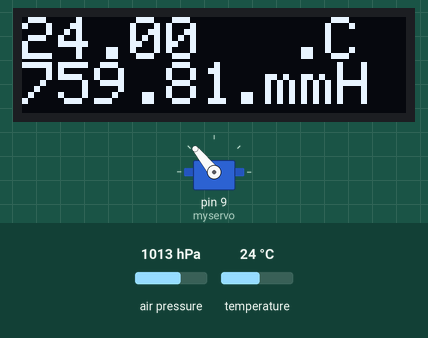
This sketch was run on a simulated Arduino Uno, built with avr-gcc and run on an emulated ATmega328P. Parts: servo, 128×32 one-colour display. Inputs (shaded band) come from the test bench; at power-on: air pressure 1013 hPa, temperature 24 °C. The display library's start-up logo is not drawn; what the sketch prints to the serial monitor is not drawn.

Above: at 1.2 s.
1.3 s: air pressure set to 1008 hPa
At 2.5 s:
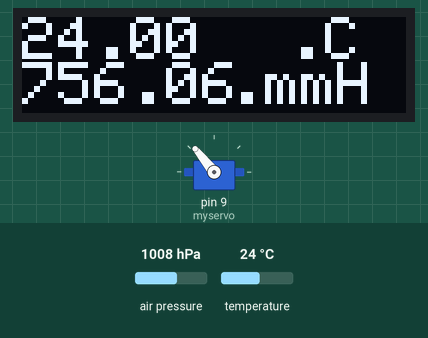
2.8 s: air pressure set to 1005 hPa
At 3.7 s:
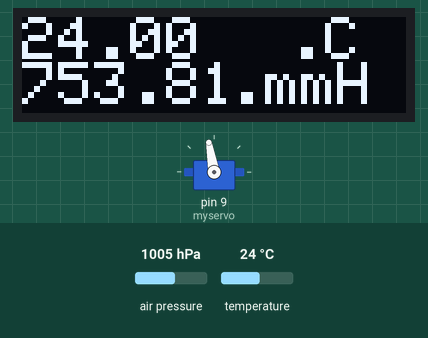
4.3 s: air pressure set to 1000 hPa
At 5.0 s:
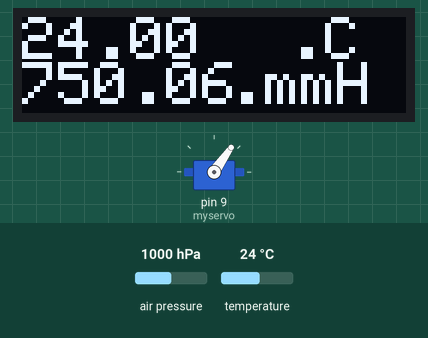
5.8 s: air pressure set to 996 hPa
At 7.0 s:
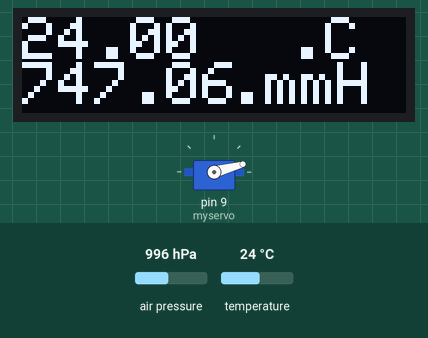
7.3 s: temperature set to 12 °C
At 8.1 s:
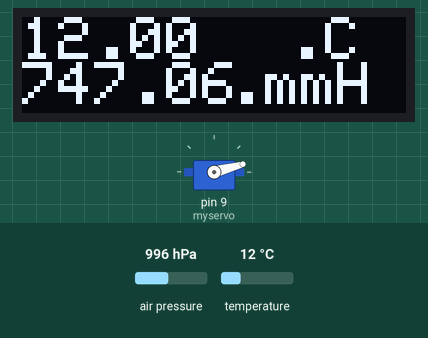
Timing chart, 0 to 9.9 s (numbered marks = the images above; inputs shaded):
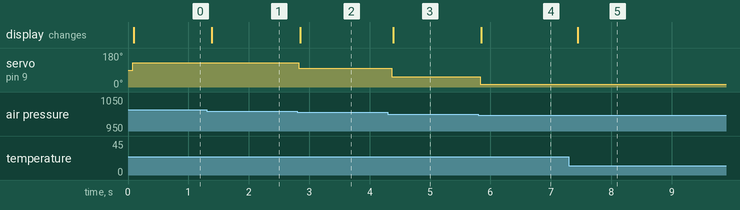

The sketch:

meteo_s_ver2.ino
```cpp
#include <Servo.h>
#include <SFE_BMP180.h>
#include <Wire.h>
#include <SPI.h>
#include <Adafruit_GFX.h>
#include <Adafruit_SSD1306.h>

#define SCREEN_WIDTH 128
#define SCREEN_HEIGHT 32
#define OLED_RESET 4
Adafruit_SSD1306 display(SCREEN_WIDTH, SCREEN_HEIGHT, &Wire, OLED_RESET);

SFE_BMP180 pressure;

Servo myservo;
int pos = 0;


void setup() {
  myservo.attach(9);
  Serial.begin(9600);
  if(pressure.begin())                         // Инициализация датчика
     Serial.println("BMP180 init success");   // Печать текста "BMP180 подключен"
   else{                                      // В противном случаи, датчик не подключен
     Serial.println("BMP180 init fail\n\n");  // Печать текста "BMP180 не подключен"
     while(1);                                // Пауза.
       }
  if(!display.begin(SSD1306_SWITCHCAPVCC, 0x3C)) {
    Serial.println(F("SSD1306 allocation failed"));
    for(;;);
  }
  display.display();
  display.clearDisplay();
  display.setTextSize(2); // Draw 2X-scale text
  display.setTextColor(SSD1306_WHITE);
}

void loop() {
  char status;
  double T,P,p0,a;
  status = pressure.startTemperature();       // Считывание показания
  if(status!=0){                              // Если значение status не 0, выполняем следующию команду.
     delay(status);                           // Ждем
     status = pressure.getTemperature(T);     // Полученые показания, сохраняем в переменную T
      if(status!=0){                          // Если все хорошо, функция вернет 1, иначе вернет 0
         Serial.print("Temperature: ");       // Печать текста "Температура"
         Serial.print(T,2);                   // Печать показания переменной "Т"
         Serial.println(" C, ");              // Печать текста "С"
  status = pressure.startPressure(3);         // Считывание показания
  if(status!=0){                              // Если значение status не 0, выполняем следующию команду.
     delay(status);                           // Ждем
     status = pressure.getPressure(P,T);      // Полученные показания, сохраняем в переменную P
      if(status!=0){                          // Если все хорошо, функция вернет 1, иначе вернет 0
         Serial.print("Absolute pressure: "); // Печать текста "Атмосферное давление"
          Serial.print(P,2);                  // Печать показания переменной mBar
          Serial.print(" mbar, ");            // Печать текста "mBar"
          Serial.print(P*0.7500637554192,2);  // Печать показания в mmHg
          Serial.println(" mmHg");}
    pos = P * 0.7500637554192 - 700;
    if(pos < 48){
      myservo.write(15);
    }
    if(pos > 48 and pos < 52){
      myservo.write(55);
    }
    if(pos > 52 and pos < 55){
      myservo.write(100);
    }
    if(pos > 55){
      myservo.write(129);
    }
    Serial.println(pos);

    delay(4);
    display.clearDisplay();
    display.setCursor(0, 0);
    display.println(T);
    display.setCursor(89, 0);
    display.println(F(".C"));
    display.setCursor(0, 15);
    display.println(P * 0.7500637554192);
    display.setCursor(69, 15);
    display.println(F(".mmHg"));
    display.display();

    }
   }
  }
 }
```

Measured:
- the behaviour switches between 1007 and 1006 hPa on air pressure (found by bisection; images 1 and 2)
- the behaviour switches between 1003 and 1002 hPa on air pressure (found by bisection; images 2 and 3)
- the behaviour switches between 998 and 997 hPa on air pressure (found by bisection; images 3 and 4)
- after the input at 1.3 s, the display: changes after 0.09 s (image 1)
- after the input at 2.8 s, servo on pin 9 (myservo): 129° → 100° at once; the display: changes after 0.05 s (image 2)
- after the input at 4.3 s, servo on pin 9 (myservo): 100° → 55° after 0.07 s; the display: changes after 0.09 s (image 3)
- after the input at 5.8 s, servo on pin 9 (myservo): 55° → 15° at once; the display: changes after 0.05 s (image 4)
- after the input at 7.3 s, the display: changes after 0.15 s (image 5)
